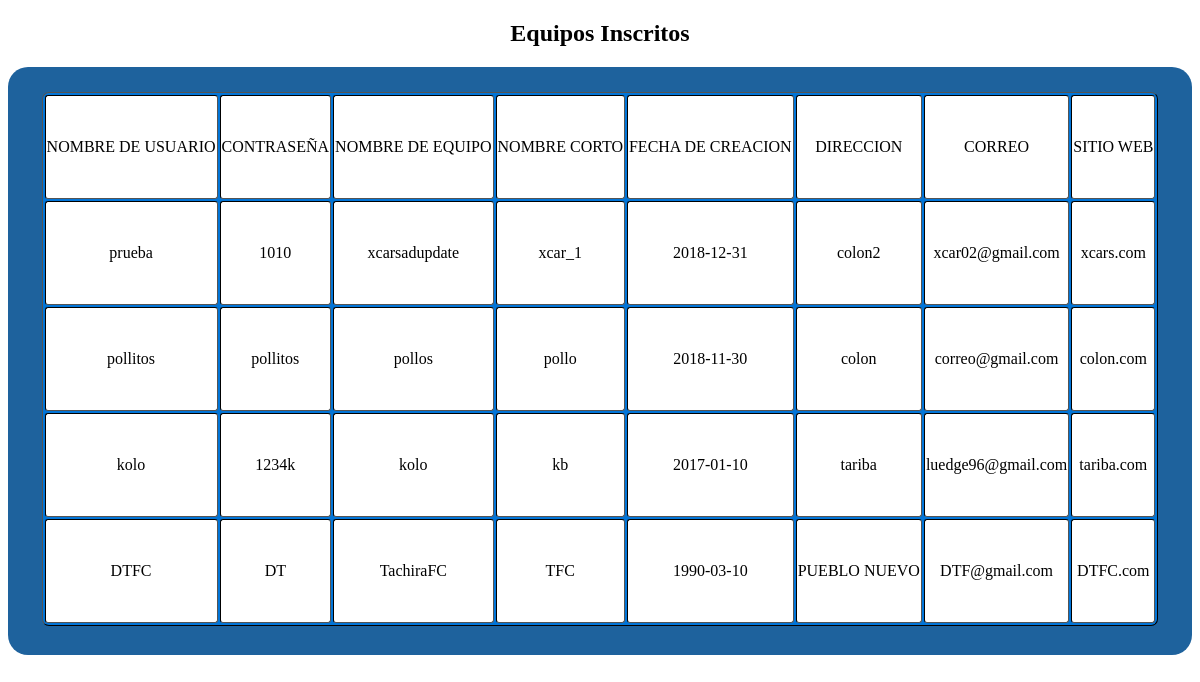
The app's page /editar-registros.php with its own data.
### tables this page shows
CREATE TABLE IF NOT EXISTS `usuario` (
`id` int(11) NOT NULL,
  `usuario` varchar(20) NOT NULL,
  `contra` varchar(20) NOT NULL,
  `admin` int(11) NOT NULL
);

CREATE TABLE IF NOT EXISTS `equipo` (
`id` int(11) NOT NULL,
  `nombre` varchar(30) NOT NULL,
  `nombre_corto` varchar(30) NOT NULL,
  `fecha` date NOT NULL,
  `direccion` varchar(50) NOT NULL DEFAULT 'Opcional',
  `correo` varchar(20) NOT NULL,
  `web` varchar(25) NOT NULL DEFAULT 'Opcional',
  `id_usuario` int(11) NOT NULL
);

### editar-registros.php (the view, shortened to what this page needs)
<!DOCTYPE html>
<html lang="en">
<head>
    <link rel="stylesheet" href="Styles/style.css">
</head>
<body>
    <?php
        echo"<section>";
        $connection = mysqli_connect('localhost', 'root', '');
        echo "<h1>Equipos Inscritos</h1>";
        echo "<form id='PInicio2'>";
        echo "<table border=1>";
        mysqli_select_db($connection,'basetorneo');
        $sql = sprintf("SELECT * FROM usuario");
        $res= mysqli_query($connection, $sql);
        echo "<tr>";
        echo "<td>NOMBRE DE USUARIO </td>";
        echo "<td>CONTRASEÑA </td>";
        echo "<td>NOMBRE DE EQUIPO </td>";
        echo "<td>NOMBRE CORTO </td>";
        echo "<td>FECHA DE CREACION </td>";
        echo "<td>DIRECCION </td>";
        echo "<td>CORREO</td>";
        echo "<td>SITIO WEB</td>";
        echo"</tr>";
        if (mysqli_num_rows($res) > 0) {
            while($row = mysqli_fetch_assoc($res)) {
                echo "<tr>";
                echo "<td>" . $row["usuario"]."</td>";
                echo "<td>" . $row["contra"]. "</td>";
                $b=$row['id'];
                $sql2= sprintf("SELECT * FROM equipo WHERE id_usuario='$b'");
                $res2=mysqli_query($connection, $sql2);
                if(mysqli_num_rows($res2)>0){
                    while($row2=mysqli_fetch_assoc($res2)){
                         echo "<td>" . $row2["nombre"]."</td>";
                         echo "<td>" . $row2["nombre_corto"]."</td>";
                         echo "<td>" . $row2["fecha"]."</td>";
                         echo "<td>" . $row2["direccion"]."</td>";
                         echo "<td>" . $row2["correo"]."</td>";
                         echo "<td>" . $row2["web"]."</td>";
                    }
                }
                echo"</tr>";
            }
        echo"</form>";
        }else{
        echo "0 results";
        }
        echo"</section>";
    ?>
</body>
</html>

### Styles/style.css (style rules this page uses)
h1 { color: black; text-align: center; font-size: 30pm; font-family: cursive; }
#PInicio2 { text-align: center; border-radius: 20px; background-color: #1e629d; color: black; padding: 20px; }
form { text-align: center; }
table { background-color: #0275d8; text-align: center; border-color: black; border-radius: 7px; margin: 5px; display: inline-block; }
td { text-align: center; width: 100; height: 100px; border-radius: 3px; background-color: white; }

### records on screen
usuario: usuario "prueba", contra "1010"
equipo: nombre "xcarsadupdate", nombre_corto "xcar_1", fecha "2018-12-31", direccion "colon2", correo "xcar02@gmail.com", web "xcars.com"
usuario: usuario "pollitos", contra "pollitos"
equipo: nombre "pollos", nombre_corto "pollo", fecha "2018-11-30", direccion "colon", correo "correo@gmail.com", web "colon.com"
usuario: usuario "kolo", contra "1234k"
equipo: nombre "kolo", nombre_corto "kb", fecha "2017-01-10", direccion "tariba", correo "luedge96@gmail.com", web "tariba.com"
usuario: usuario "DTFC", contra "DT"
equipo: nombre "TachiraFC", nombre_corto "TFC", fecha "1990-03-10", direccion "PUEBLO NUEVO", correo "DTF@gmail.com", web "DTFC.com"
